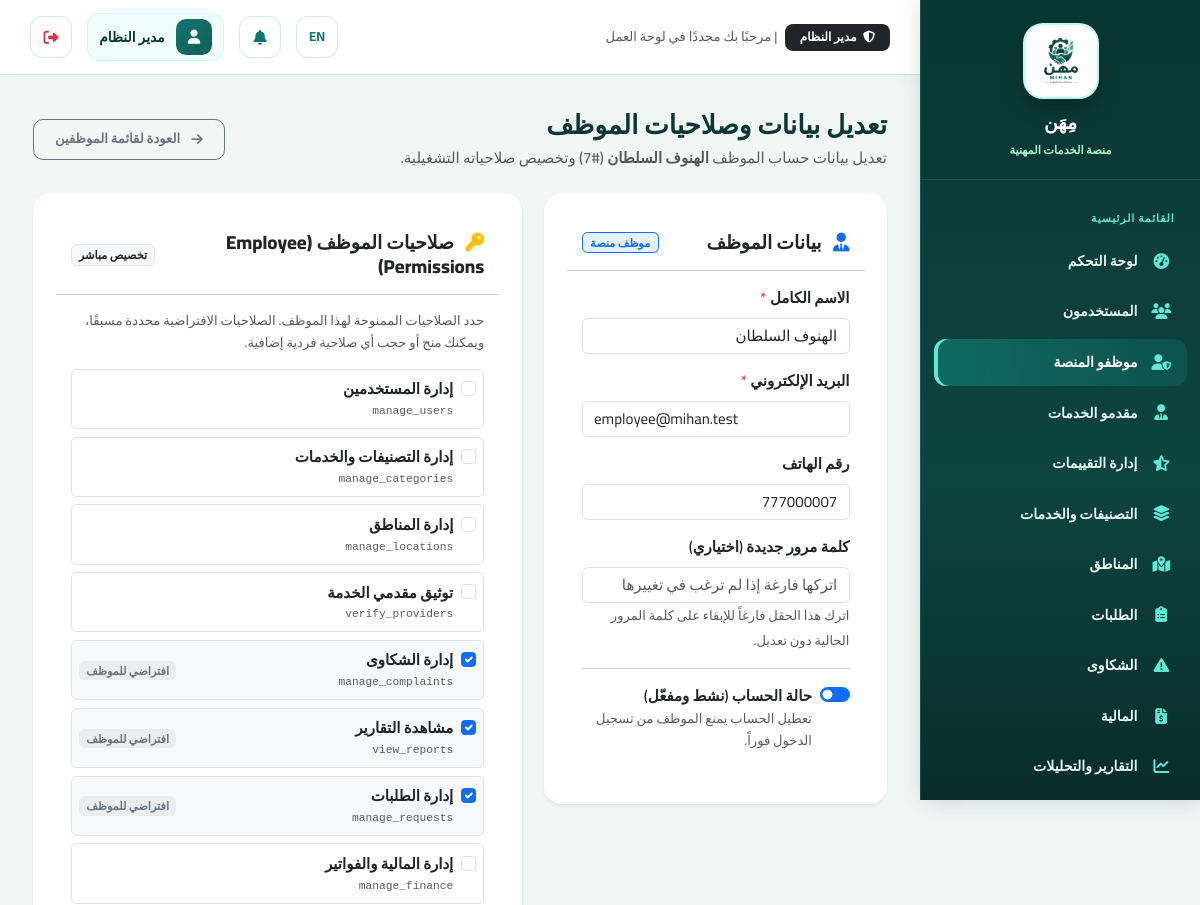
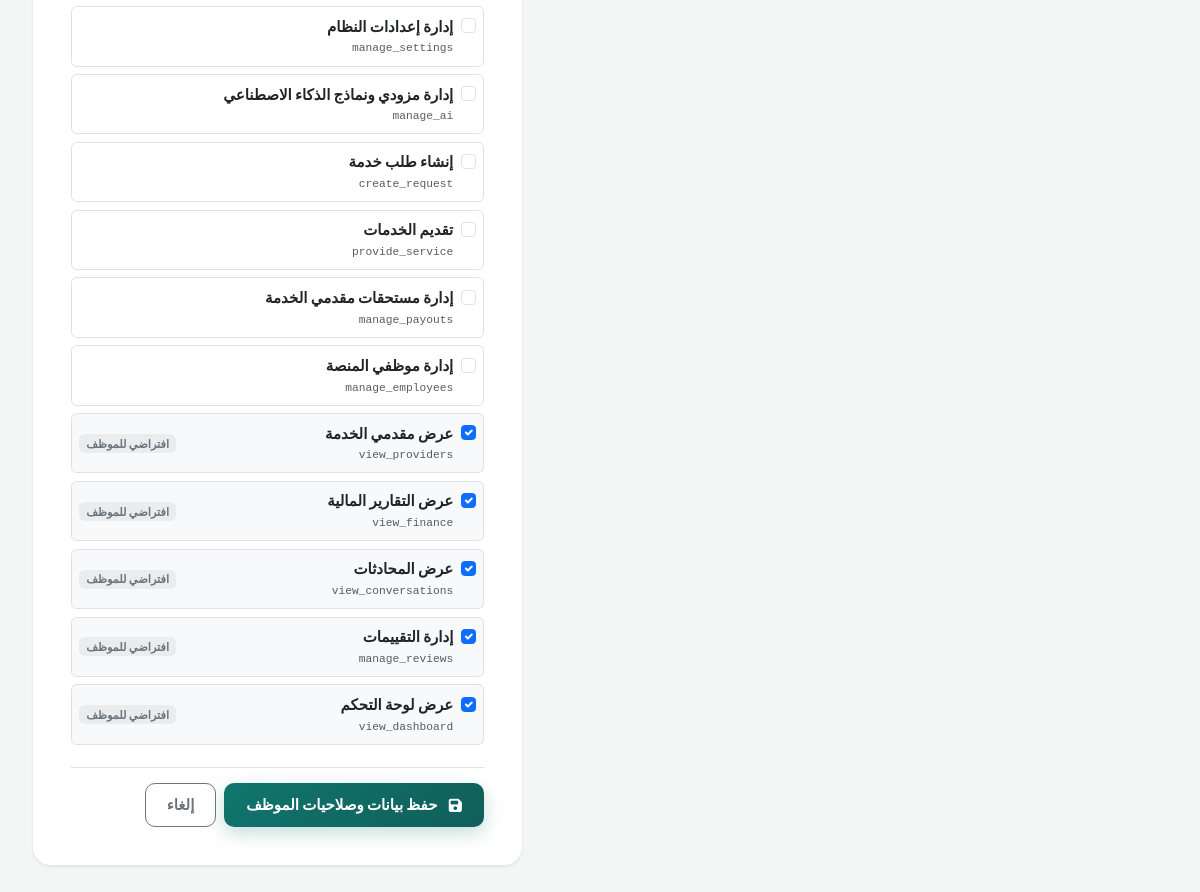
Page /admin/employees/7/edit (signed in) on the committed database (2 pictures, top to bottom).
### tables this page shows
CREATE TABLE `system_settings` (
  `id` int(11) NOT NULL,
  `key` varchar(100) NOT NULL,
  `value` text DEFAULT NULL,
  `updated_at` datetime DEFAULT current_timestamp() ON UPDATE current_timestamp()
);

CREATE TABLE `users` (
  `id` int(11) NOT NULL,
  `name` varchar(150) NOT NULL,
  `email` varchar(150) NOT NULL,
  `phone` varchar(20) DEFAULT NULL,
  `password_hash` varchar(255) NOT NULL,
  `role` enum('customer','provider','employee','admin') NOT NULL DEFAULT 'customer',
  `profile_photo` varchar(255) DEFAULT NULL,
  `is_active` tinyint(1) NOT NULL DEFAULT 1,
  `is_verified_email` tinyint(1) NOT NULL DEFAULT 0,
  `created_at` datetime DEFAULT current_timestamp(),
  `updated_at` datetime DEFAULT current_timestamp() ON UPDATE current_timestamp()
);

CREATE TABLE `permissions` (
  `id` int(11) NOT NULL,
  `key` varchar(100) NOT NULL,
  `description` varchar(255) DEFAULT NULL
);

### app/views/admin/employee_edit.php (the view, shortened to what the rows shown need)
<div class="d-flex justify-content-between align-items-center mb-4">
  <div>
    <h3 class="mb-1">تعديل بيانات وصلاحيات الموظف</h3>
    <p class="text-muted mb-0">تعديل بيانات حساب الموظف <strong><?= e($employee['name']) ?></strong> (#<?= (int)$employee['id'] ?>) وتخصيص صلاحياته التشغيلية.</p>
  </div>
  <div class="d-flex gap-2">
    <a href="<?= url('/admin/employees') ?>" class="btn btn-outline-secondary btn-sm">
      <i class="fa-solid fa-arrow-right me-1"></i> العودة لقائمة الموظفين
    </a>
  </div>
</div>
<form method="POST" action="<?= url('/admin/employees/' . $employee['id'] . '/update') ?>" class="row g-4">
  <div class="col-lg-5">
    <div class="card shadow-sm border-0 mb-4">
      <div class="card-header bg-white py-3 d-flex justify-content-between align-items-center">
        <h5 class="card-title mb-0"><i class="fa-solid fa-user-tie me-2 text-primary"></i> بيانات الموظف</h5>
        <span class="badge bg-primary bg-opacity-10 text-primary border-primary border">موظف منصة</span>
      </div>
      <div class="card-body">
        <div class="mb-3">
          <label class="form-label fw-semibold">الاسم الكامل <span class="text-danger">*</span></label>
          <input type="text" name="name" class="form-control" value="<?= e($employee['name']) ?>" required minlength="3" maxlength="150">
        </div>
        <div class="mb-3">
          <label class="form-label fw-semibold">البريد الإلكتروني <span class="text-danger">*</span></label>
          <input type="email" name="email" class="form-control" value="<?= e($employee['email']) ?>" required>
        </div>
        <div class="mb-3">
          <label class="form-label fw-semibold">رقم الهاتف</label>
          <input type="text" name="phone" class="form-control" value="<?= e($employee['phone'] ?? '') ?>" placeholder="مثال: 777000000">
        </div>
        <div class="mb-3">
          <label class="form-label fw-semibold">كلمة مرور جديدة (اختياري)</label>
          <input type="password" name="password" class="form-control" placeholder="اتركها فارغة إذا لم ترغب في تغييرها" minlength="8">
          <small class="text-muted">اترك هذا الحقل فارغاً للإبقاء على كلمة المرور الحالية دون تعديل.</small>
        </div>
        <hr class="my-3">
        <div class="mb-3 form-check form-switch">
          <input class="form-check-input" type="checkbox" name="is_active" value="1" id="isActiveCheck" <?= (int)$employee['is_active'] === 1 ? 'checked' : '' ?>>
          <label class="form-check-label fw-semibold" for="isActiveCheck">حالة الحساب (نشط ومفعّل)</label>
          <small class="text-muted d-block">تعطيل الحساب يمنع الموظف من تسجيل الدخول فوراً.</small>
        </div>
      </div>
    </div>
  </div>
  <div class="col-lg-7">
    <div class="card shadow-sm border-0">
      <div class="card-header bg-white py-3 d-flex justify-content-between align-items-center">
        <h5 class="card-title mb-0"><i class="fa-solid fa-key me-2 text-warning"></i> صلاحيات الموظف (Employee Permissions)</h5>
        <span class="badge bg-light text-dark border">تخصيص مباشر</span>
      </div>
      <div class="card-body">
        <p class="small text-muted mb-3">
          حدد الصلاحيات الممنوحة لهذا الموظف. الصلاحيات الافتراضية محددة مسبقًا، ويمكنك منح أو حجب أي صلاحية فردية إضافية.
        </p>
        <div class="row g-2">
          <?php foreach ($employee['permissions_catalogue'] as $p): ?>
            <div class="col-12">
              <div class="border rounded p-2 d-flex justify-content-between align-items-center <?= $p['is_allowed'] ? 'bg-light' : '' ?>">
                <div class="form-check mb-0">
                  <input class="form-check-input perm-checkbox" type="checkbox" name="permissions[]" value="<?= e($p['key']) ?>" id="perm_<?= e($p['key']) ?>" <?= $p['is_allowed'] ? 'checked' : '' ?>>
                  <label class="form-check-label fw-semibold text-dark" for="perm_<?= e($p['key']) ?>">
                    <?= e($p['description'] ?: $p['key']) ?>
                  </label>
                  <div class="small text-muted font-monospace" style="font-size:0.75rem;"><?= e($p['key']) ?></div>
                </div>
                <div>
                  <?php if ($p['is_role_default']): ?>
                    <span class="badge bg-secondary bg-opacity-10 text-secondary" style="font-size:0.75rem;">افتراضي للموظف</span>
                  <?php endif; ?>
                </div>
              </div>
            </div>
          <?php endforeach; ?>
        </div>
        <div class="mt-4 pt-3 border-top d-flex gap-2">
          <button type="submit" class="btn btn-primary px-4">
            <i class="fa-solid fa-floppy-disk me-1"></i> حفظ بيانات وصلاحيات الموظف
          </button>
          <a href="<?= url('/admin/employees') ?>" class="btn btn-outline-secondary">إلغاء</a>
        </div>
      </div>
    </div>
  </div>
</form>

### app/core/Router.php (shortened to what the rows shown need)
<?php
class Router
{
    private array $routes = [];
    private function add(string $method, string $path, string $handler): void
    {
        $this->routes[] = compact('method', 'path', 'handler');
    }
    public function dispatch(string $method, string $uri): void
    {
        $uri = strtok($uri, '?');
        $base = BASE_PATH;
        if ($base !== '' && strpos($uri, $base) === 0) {
            $uri = substr($uri, strlen($base));
        }
        $uri = rtrim($uri, '/');
        foreach ($this->routes as $route) {
            if ($route['method'] !== $method) continue;
            $pattern = preg_replace('#\{[a-zA-Z_]+\}#', '([^/]+)', $route['path']);
            $pattern = '#^' . $pattern . '$#u';
            if (preg_match($pattern, $uri, $matches)) {
                array_shift($matches);
                [$controllerName, $methodName] = explode('@', $route['handler']);
                $controller = new $controllerName();
                call_user_func_array([$controller, $methodName], $matches);
                return;
            }
        }
    }
}

### app/views/partials/sidebar.php (shortened to what the rows shown need)
<?php
$role=Auth::role(); $current=parse_url($_SERVER['REQUEST_URI']??'',PHP_URL_PATH) ?: '/';
$links=[];
if($role==='customer') $links=[['fa-gauge-high',__('dashboard'),'/customer/dashboard'],['fa-list-check',__('my_requests'),'/customer/requests'],['fa-file-invoice-dollar','المالية والفواتير','/customer/finance'],['fa-plus-circle',__('new_request'),'/customer/requests/create'],['fa-comment-dots',__('smart_assistant'),'/customer/ai/assistant'],['fa-user-gear',__('search'),'/providers'],['fa-triangle-exclamation',__('complaints'),'/customer/complaints'],['fa-user',__('profile'),'/customer/profile']];
elseif($role==='provider') $links=[['fa-gauge-high',__('dashboard'),'/provider/dashboard'],['fa-inbox',__('incoming_requests'),'/provider/requests'],['fa-wallet','المالية والمدفوعات','/provider/finance'],['fa-star',__('reviews'),'/provider/reviews'],['fa-id-card',__('professional_profile'),'/provider/profile']];
elseif($role==='admin') $links=[['fa-gauge-high',__('dashboard'),'/admin/dashboard'],['fa-users',__('users'),'/admin/users'],['fa-user-shield','موظفو المنصة','/admin/employees'],['fa-user-tie',__('providers'),'/admin/providers'],['fa-star-half-stroke',__('review_management'),'/admin/reviews'],['fa-layer-group',__('categories_services'),'/admin/categories'],['fa-map-location-dot',__('locations'),'/admin/locations'],['fa-clipboard-list',__('requests'),'/admin/requests'],['fa-triangle-exclamation',__('complaints'),'/admin/complaints'],['fa-file-invoice-dollar',__('finance'),'/admin/finance'],['fa-chart-line',__('reports_analytics'),'/admin/reports'],['fa-bell',__('notifications'),'/admin/notifications'],['fa-brain',__('ai'),'/admin/ai'],['fa-chalkboard-teacher','ماهر AI','/admin/mahir'],['fa-gear',__('settings'),'/admin/settings']];
?>
<aside class="dash-sidebar">
 <div class="sidebar-brand"><a href="<?= url('/') ?>" class="sidebar-brand-link"><img class="sidebar-logo" src="<?= asset('images/logo-mihan-original.png') ?>" alt="<?= e(__('app_name')) ?>"><span class="sidebar-brand-text"><?= e(setting('site_name', __('app_name'))) ?><small><?= __('professional_services_platform') ?></small></span></a></div>
 <ul class="sidebar-nav"><li class="sidebar-section"><?= __('main_menu') ?></li>
 <?php foreach($links as $link): $active=str_starts_with($current,rtrim(BASE_PATH.$link[2],'/')); ?><li><a class="<?= $active?'active':'' ?>" href="<?= url($link[2]) ?>"><i class="fa-solid <?= $link[0] ?>"></i><span><?= e($link[1]) ?></span></a></li><?php endforeach; ?>
 </ul>
</aside>

### app/views/partials/topbar.php (shortened to what the rows shown need)
<?php
$userRole = Auth::role();
$roleBadge = [
    'admin' => ['label' => 'مدير النظام', 'color' => 'bg-dark text-white'],
    'employee' => ['label' => 'موظف المنصة', 'color' => 'bg-primary text-white'],
    'provider' => ['label' => 'مقدم خدمة', 'color' => 'bg-info text-dark'],
    'customer' => ['label' => 'عميل مستفيد', 'color' => 'bg-success text-white'],
][$userRole] ?? ['label' => $userRole, 'color' => 'bg-secondary text-white'];
?>
<header class="dash-topbar">
  <div class="d-none d-md-flex align-items-center gap-2">
    <span class="badge <?= $roleBadge['color'] ?> px-3 py-2 fw-bold" style="font-size: 0.8rem; border-radius: 8px;">
      <i class="fa-solid fa-shield-halved me-1"></i> <?= $roleBadge['label'] ?>
    </span>
    <span class="text-muted small">| مرحبًا بك مجددًا في لوحة العمل</span>
  </div>
  <div class="ms-auto d-flex align-items-center gap-2 gap-md-3">
    <a href="<?= e(langUrl(currentLang() === 'ar' ? 'en' : 'ar')) ?>" class="icon-btn" title="تبديل اللغة">
      <span class="fw-bold small"><?= currentLang() === 'ar' ? 'EN' : 'ع' ?></span>
    </a>
    <a href="<?= url(Auth::role() . '/notifications') ?>" class="icon-btn position-relative" title="الإشعارات والتنبيهات">
      <i class="fa-solid fa-bell"></i>
    </a>
    <div class="dash-user">
      <span class="dash-user-avatar">
        <i class="fa-solid fa-user"></i>
      </span>
      <span class="dash-user-name fw-bold"><?= e(Auth::name()) ?></span>
    </div>
    <form method="POST" action="<?= url('/logout') ?>" class="d-inline">
      <button type="submit" class="icon-btn text-danger" title="<?= e(__('logout')) ?>">
        <i class="fa-solid fa-right-from-bracket"></i>
      </button>
    </form>
  </div>
</header>

### rows in the picture
system_settings: value "مِهَن"
users: role "مدير النظام", name "مدير النظام"
users: name "الهنوف السلطان", id "7", email "employee@mihan.test", phone "777000007", is_active "☑"
permissions: description "إدارة المستخدمين", key "manage_users"
permissions: description "إدارة التصنيفات والخدمات", key "manage_categories"
permissions: description "إدارة المناطق", key "manage_locations"
permissions: description "توثيق مقدمي الخدمة", key "verify_providers"
permissions: description "إدارة الشكاوى", key "manage_complaints", shows "افتراضي للموظف"
permissions: description "مشاهدة التقارير", key "view_reports", shows "افتراضي للموظف"
permissions: description "إدارة الطلبات", key "manage_requests", shows "افتراضي للموظف"
permissions: description "إدارة المالية والفواتير", key "manage_finance"
permissions: description "إدارة إعدادات النظام", key "manage_settings"
permissions: description "إدارة مزودي ونماذج الذكاء الاصطناعي", key "manage_ai"
permissions: description "إنشاء طلب خدمة", key "create_request"
permissions: description "تقديم الخدمات", key "provide_service"
permissions: description "إدارة مستحقات مقدمي الخدمة", key "manage_payouts"
permissions: description "إدارة موظفي المنصة", key "manage_employees"
permissions: description "عرض مقدمي الخدمة", key "view_providers", shows "افتراضي للموظف"
permissions: description "عرض التقارير المالية", key "view_finance", shows "افتراضي للموظف"
permissions: description "عرض المحادثات", key "view_conversations", shows "افتراضي للموظف"
permissions: description "إدارة التقييمات", key "manage_reviews", shows "افتراضي للموظف"
permissions: description "عرض لوحة التحكم", key "view_dashboard", shows "افتراضي للموظف"

### other values in the picture
$link[1] "لوحة التحكم"
$link[1] "المستخدمون"
$link[1] "موظفو المنصة"
$link[1] "مقدمو الخدمات"
$link[1] "إدارة التقييمات"
$link[1] "التصنيفات والخدمات"
$link[1] "المناطق"
$link[1] "الطلبات"
$link[1] "الشكاوى"
$link[1] "المالية"
$link[1] "التقارير والتحليلات"
